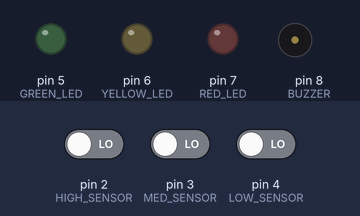
Bench run of a sketch on a simulated Arduino Uno, built with avr-gcc and run on an emulated ATmega328P. Parts: output pins drawn as LEDs (lit = HIGH), buzzer (waves = sounding). Inputs (shaded band) come from the test bench; at power-on: pin 2 (HIGH_SENSOR) LOW, pin 4 (LOW_SENSOR) LOW, pin 3 (MED_SENSOR) LOW.

Above: at 1.2 s.
1.3 s: pin 2 (HIGH_SENSOR) driven HIGH
At 2.4 s:
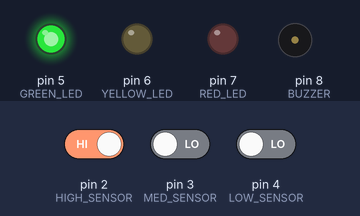
3.1 s: pin 2 (HIGH_SENSOR) driven LOW
At 4.2 s:
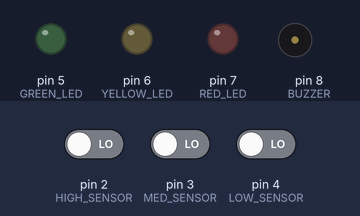
4.6 s: pin 4 (LOW_SENSOR) driven HIGH
At 5.9 s:
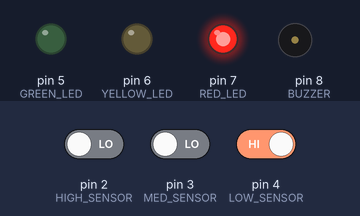
7.6 s: pin 3 (MED_SENSOR) driven HIGH
At 8.4 s:
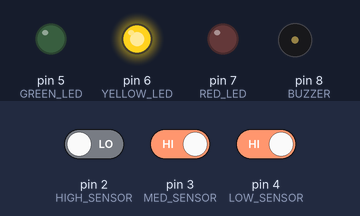
9.4 s: pin 3 (MED_SENSOR) driven LOW
At 9.5 s:
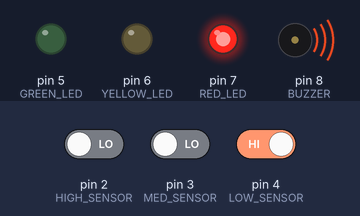
Timing chart, 0 to 12.4 s (numbered marks = the images above; inputs shaded):
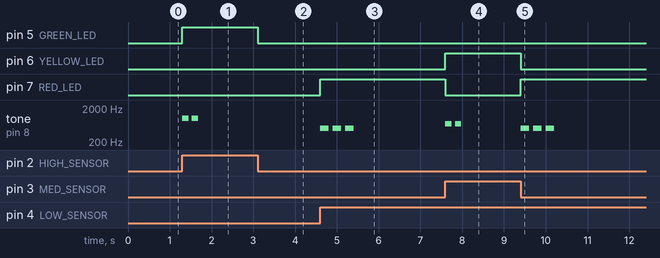

Measured:
- after the input at 1.3 s, pin 5 (GREEN_LED): LOW → HIGH at once; tone on pin 8 (BUZZER): alternates 1000 Hz for 0.15 s and silent for 0.08 s, 4 changes in all, then stays silent, starting at once
- after the input at 3.1 s, pin 5 (GREEN_LED): HIGH → LOW at once
- after the input at 4.6 s, pin 7 (RED_LED): LOW → HIGH at once; tone on pin 8 (BUZZER): alternates 500 Hz for 0.20 s and silent for 0.10 s, 6 changes in all, then stays silent, starting at once
- after the input at 7.6 s, pin 6 (YELLOW_LED): LOW → HIGH at once; pin 7 (RED_LED): HIGH → LOW at once; tone on pin 8 (BUZZER): alternates 700 Hz for 0.15 s and silent for 0.08 s, 4 changes in all, then stays silent, starting at once
- after the input at 9.4 s, pin 6 (YELLOW_LED): HIGH → LOW at once; pin 7 (RED_LED): LOW → HIGH at once; tone on pin 8 (BUZZER): alternates 500 Hz for 0.20 s and silent for 0.10 s, 6 changes in all, then stays silent, starting at once

The sketch:

sketch.ino
```cpp
const int GREEN_LED   = 5;
const int YELLOW_LED  = 6;
const int RED_LED     = 7;
const int BUZZER      = 8;

const int HIGH_SENSOR = 2;   // Green level
const int MED_SENSOR  = 3;   // Yellow level
const int LOW_SENSOR  = 4;   // Red level

int lastPressed = 0;          // 0=none, 1=green, 2=yellow, 3=red
bool redRemainsOn = false;    // Red LED stays on once triggered

void setup() {
  pinMode(GREEN_LED, OUTPUT);
  pinMode(YELLOW_LED, OUTPUT);
  pinMode(RED_LED, OUTPUT);
  pinMode(BUZZER, OUTPUT);

  pinMode(HIGH_SENSOR, INPUT);
  pinMode(MED_SENSOR, INPUT);
  pinMode(LOW_SENSOR, INPUT);

  // Start with all outputs off
  digitalWrite(GREEN_LED, LOW);
  digitalWrite(YELLOW_LED, LOW);
  digitalWrite(RED_LED, LOW);
  noTone(BUZZER);
}

void loop() {
  int highVal = digitalRead(HIGH_SENSOR);
  int medVal  = digitalRead(MED_SENSOR);
  int lowVal  = digitalRead(LOW_SENSOR);

  // --- GREEN: 2 quick high-pitch beeps ---
  if (highVal == HIGH) {
    digitalWrite(GREEN_LED, HIGH);
    digitalWrite(YELLOW_LED, LOW);
    digitalWrite(RED_LED, LOW);
    redRemainsOn = false;

    if (lastPressed != 1) {
      tone(BUZZER, 1000);
      delay(150);
      noTone(BUZZER);
      delay(80);
      tone(BUZZER, 1000);
      delay(150);
      noTone(BUZZER);

      lastPressed = 1;
    }
  }
  // --- YELLOW: 2 medium beeps ---
  else if (medVal == HIGH) {
    digitalWrite(YELLOW_LED, HIGH);
    digitalWrite(GREEN_LED, LOW);
    digitalWrite(RED_LED, LOW);
    redRemainsOn = false;

    if (lastPressed != 2) {
      tone(BUZZER, 700);
      delay(150);
      noTone(BUZZER);
      delay(80);
      tone(BUZZER, 700);
      delay(150);
      noTone(BUZZER);

      lastPressed = 2;
    }
  }
  // --- RED: 3 alert beeps, LED STAYS ON ---
  else if (lowVal == HIGH) {
    digitalWrite(RED_LED, HIGH);
    digitalWrite(GREEN_LED, LOW);
    digitalWrite(YELLOW_LED, LOW);
    redRemainsOn = true;

    if (lastPressed != 3) {
      tone(BUZZER, 500);
      delay(200);
      noTone(BUZZER);
      delay(100);
      tone(BUZZER, 500);
      delay(200);
      noTone(BUZZER);
      delay(100);
      tone(BUZZER, 500);
      delay(200);
      noTone(BUZZER);

      lastPressed = 3;
    }
  }
  // --- No sensor touched ---
  else {
    digitalWrite(GREEN_LED, LOW);
    digitalWrite(YELLOW_LED, LOW);

    if (redRemainsOn) {
      digitalWrite(RED_LED, HIGH); // Red LED stays on
    } else {
      digitalWrite(RED_LED, LOW);
    }

    noTone(BUZZER);
    lastPressed = 0;
  }
}
```
